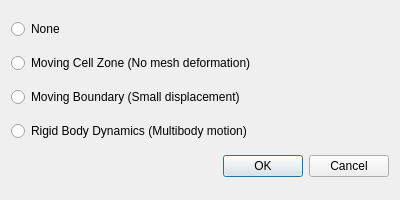
<?xml version="1.0" encoding="UTF-8"?>
<ui version="4.0">
 <class>MotionTypeDialog</class>
 <widget class="QDialog" name="MotionTypeDialog">
  <property name="geometry">
   <rect>
    <x>0</x>
    <y>0</y>
    <width>400</width>
    <height>200</height>
   </rect>
  </property>
  <property name="windowTitle">
   <string>Motion Type</string>
  </property>
  <layout class="QVBoxLayout" name="verticalLayout">
   <item>
    <widget class="QRadioButton" name="noneRadio">
     <property name="text">
      <string>None</string>
     </property>
    </widget>
   </item>
   <item>
    <widget class="QRadioButton" name="movingCellZoneRadio">
     <property name="text">
      <string>Moving Cell Zone (No mesh deformation)</string>
     </property>
    </widget>
   </item>
   <item>
    <widget class="QRadioButton" name="movingBoundaryRadio">
     <property name="text">
      <string>Moving Boundary (Small displacement)</string>
     </property>
    </widget>
   </item>
   <item>
    <widget class="QRadioButton" name="rigidBodyDynamicsRadio">
     <property name="text">
      <string>Rigid Body Dynamics (Multibody motion)</string>
     </property>
    </widget>
   </item>
   <item>
    <widget class="QDialogButtonBox" name="buttonBox">
     <property name="standardButtons">
      <set>QDialogButtonBox::Cancel|QDialogButtonBox::Ok</set>
     </property>
    </widget>
   </item>
  </layout>
 </widget>
 <resources/>
 <connections/>
</ui>
